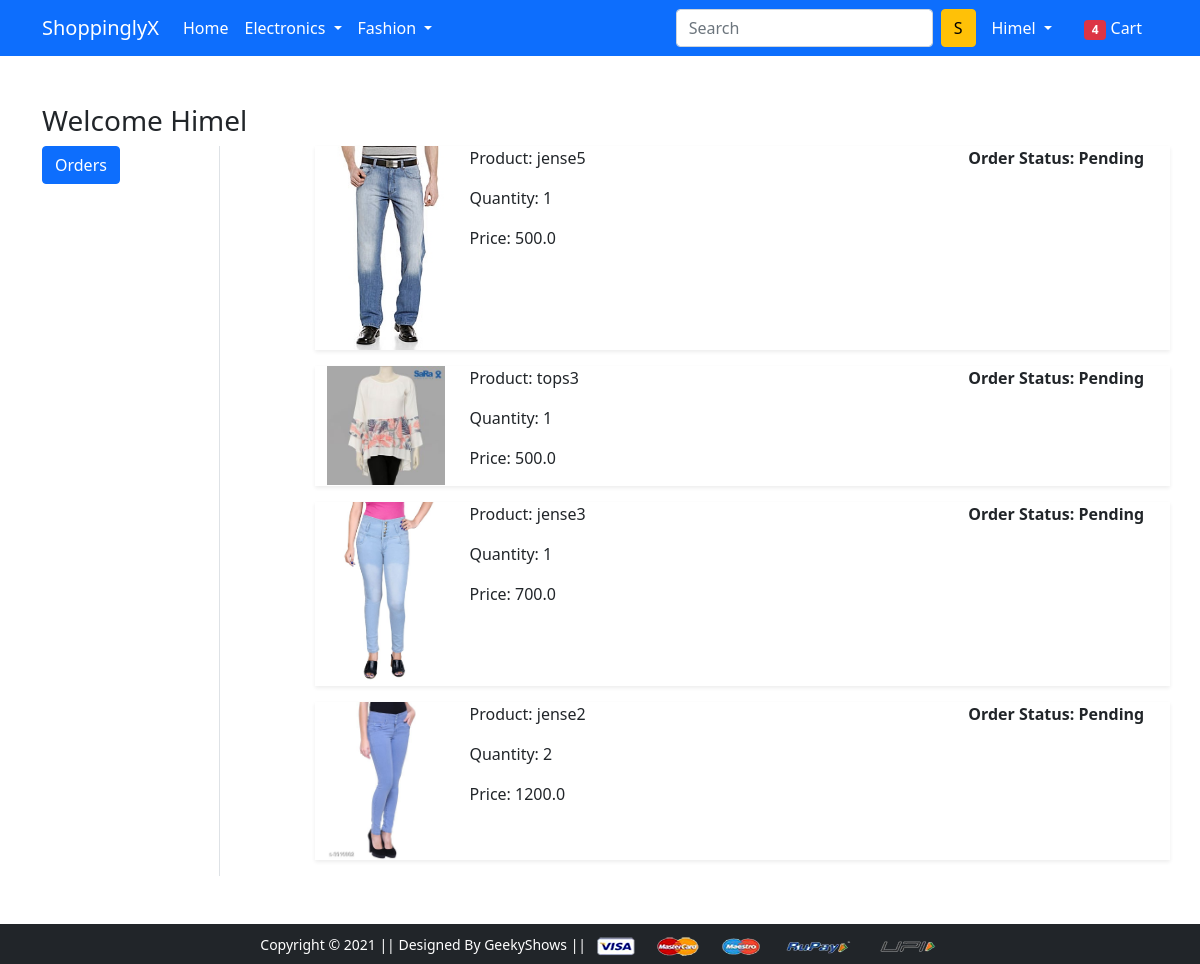
Screenshot of /orders/ (signed in) with the database file from the repository.
### app/models.py (models this page shows, shortened)
class OrderPlaced(models.Model):
    user = models.ForeignKey(User, on_delete=models.CASCADE)
    customer = models.ForeignKey(Customer, on_delete=models.CASCADE)
    product = models.ForeignKey(Product, on_delete=models.CASCADE)
    quantity = models.PositiveIntegerField(default=1)
    ordered_date = models.DateTimeField(auto_now_add=True)
    status = models.CharField(max_length=50, choices=STATUS_CHOICES,default='Pending')
    @property
    def total_cost(self):
        return self.quantity * self.product.discount_price

class Product(models.Model):
    title = models.CharField(max_length=100)
    selling_price = models.FloatField()
    discount_price = models.FloatField()
    description = models.TextField()
    brand = models.CharField(max_length=100)
    category = models.CharField(choices=CATEGORY_CCHOICES, max_length=2)
    product_image = models.ImageField(upload_to='productimg')

### app/views.py (the view)
# urls.py: path('orders/', views.orders, name='orders'),
@login_required
def orders(request):
    op = OrderPlaced.objects.filter(user= request.user)
    return render(request, 'app/orders.html', {'order_placed':op})

### app/templates/app/orders.html (shortened to what this page needs)
{% extends 'app/base.html' %}
{% load static %}
{% block main-content %}
{% if user.is_authenticated %}
<div class="container my-5">
 <div class="row">
 <h3>Welcome <span class="text-capitalize">{{request.user}}</span></h3>
  <div class="col-sm-2 border-end">
   <ul class="list-unstyled">
    <li class="d-grid"><a href="{% url 'orders' %}" class="btn btn-primary">Orders</a></li>
   </ul>
  </div>
  <div class="col-sm-9 offset-sm-1">
    {% for op in order_placed %}
   <div class="row shadow-sm mb-3">
    <div class="col-sm-2">
        <img src="{{op.product.product_image.url}}" alt="" srcset="" class="img-fluid" height="150" width="150">
    </div>
    <div class="col-sm-7">
        <p>Product: {{op.product.title}}</p>
        <p>Quantity: {{op.quantity}}</p>
        <p>Price: {{op.total_cost}}</p>
    </div>
    <div class="col-sm-3 fw-bold">
        <p>Order Status: {{op.status}}</p>
    </div>
   </div>
   {% endfor %}
  </div>
 </div>
</div>
{% else %}
<div class="container">
   You're not allowed here! [And you know it...]
</div>
{% endif %}
{% endblock main-content %}

### app/templates/app/base.html (shortened to what this page needs)
<!doctype html>
{% load static %}
<html lang="en">
  <head>
    <link href="https://cdn.jsdelivr.net/npm/bootstrap@5.0.0-beta1/dist/css/bootstrap.min.css" rel="stylesheet">
    <link rel="stylesheet" href="{% static 'app/css/owl.carousel.min.css' %}">
    <link rel="stylesheet" href="{% static 'app/css/all.min.css' %}">
    <link rel="stylesheet" href="{% static 'app/css/style.css' %}">
  </head>
  <body>
    <nav class="navbar navbar-expand-lg navbar-dark bg-primary">
     <div class="container">
       <a class="navbar-brand" href="/">ShoppinglyX</a>
       <div class="collapse navbar-collapse" id="navbarSupportedContent">
         <ul class="navbar-nav me-auto mb-2 mb-lg-0">
           <li class="nav-item">
             <a class="nav-link active" aria-current="page" href="/">Home</a>
           </li>
           <li class="nav-item dropdown">
             <a class="nav-link dropdown-toggle text-white" href="#" id="electronicsDropdown" role="button" data-bs-toggle="dropdown" aria-expanded="false">
               Electronics
             </a>
           </li>
           <li class="nav-item dropdown">
             <a class="nav-link dropdown-toggle text-white" href="#" id="fashionDropdown" role="button" data-bs-toggle="dropdown" aria-expanded="false">
               Fashion
             </a>
           </li>
         </ul>
         <form class="d-flex" method="POST" action="{% url 'search_product' %}">
           <input class="form-control me-2" type="search" placeholder="Search" aria-label="Search" name="searched">
           <button class="btn btn-warning" type="submit">S</button>
         </form>
         <div>
          <ul class="navbar-nav me-auto mb-2 mb-lg-0">
          {% if request.user.is_authenticated %}
           <li class="nav-item dropdown mx-2">
              <a class="nav-link dropdown-toggle text-white" href="#" id="profileDropdown" role="button" data-bs-toggle="dropdown" aria-expanded="false">
                <span class="text-capitalize">{{ request.user }}</span>
              </a>
            </li>
            <li class="nav-item mx-2">
             <a href="{% url 'show_cart' %}" class="nav-link text-white"><span class="badge bg-danger">4</span> Cart </a>
            </li>
            {% endif %}
          </ul>
         </div>
       </div>
     </div>
    </nav>
    {% block main-content %} {% endblock main-content %}
    <footer class="container-fluid bg-dark text-center p-2 mt-5">
        <small class="text-white">Copyright &copy; 2021 || Designed By GeekyShows || </small>
        <img src="{% static 'app/images/payment.png' %}" alt="" srcset="" class="img-fluid" height="2px">
    </footer>
  </body>
</html>

### app/static/app/css/style.css (style rules this page uses)
.border-end { display: flex; }

### rows the page displays
OrderPlaced: product.product_image (picture), product "jense5", quantity "1", total_cost "500.0", status "Pending"
OrderPlaced: product.product_image (picture), product "tops3", quantity "1", total_cost "500.0", status "Pending"
OrderPlaced: product.product_image (picture), product "jense3", quantity "1", total_cost "700.0", status "Pending"
OrderPlaced: product.product_image (picture), product "jense2", quantity "2", total_cost "1200.0", status "Pending"

### other values shown
{{ request.user }} "Himel"
